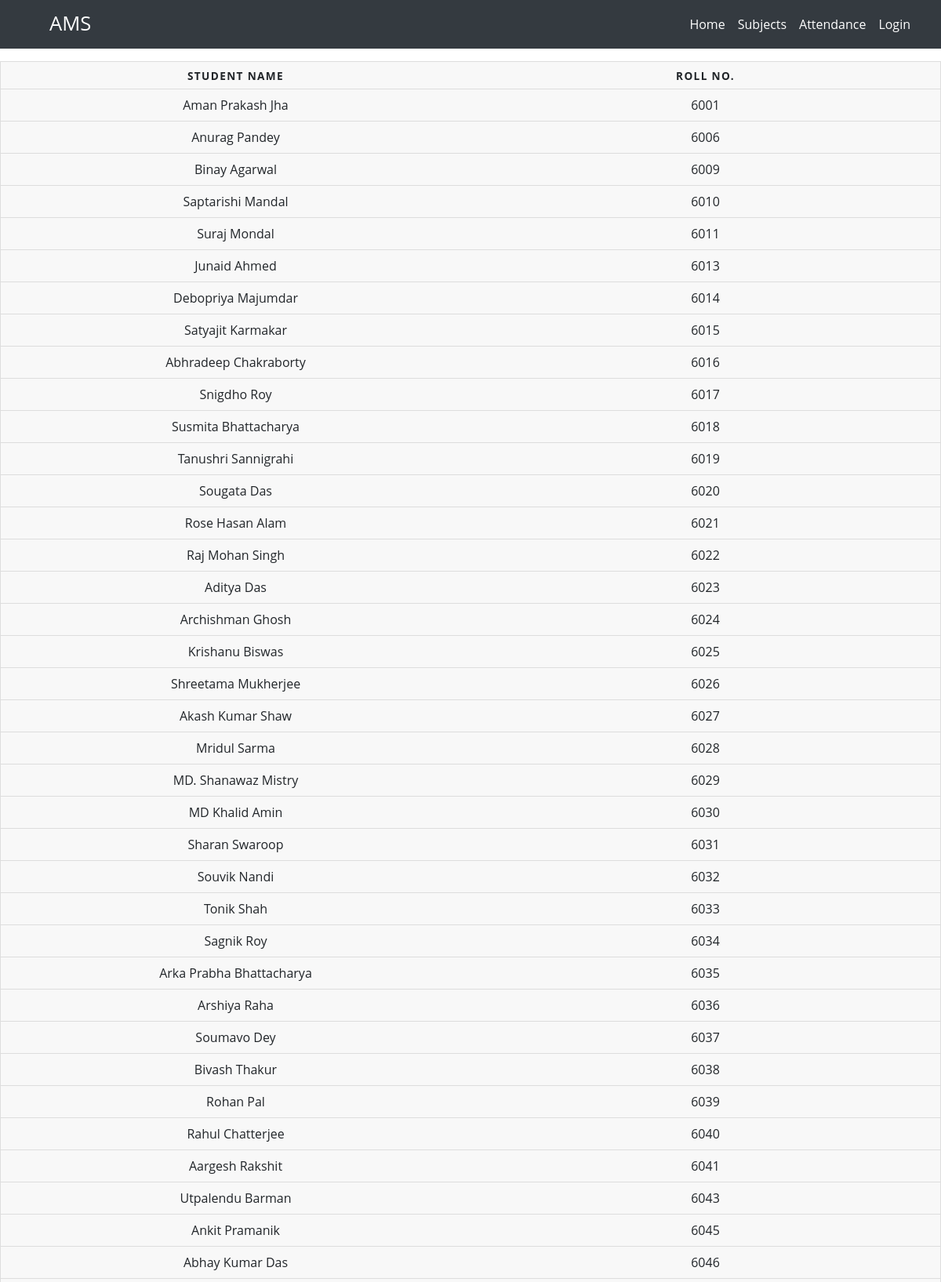
The page / (upper part) on the database its author committed.
### Home/models.py (models this page shows, shortened)
class student(models.Model):
    name=models.CharField(max_length=30)
    roll=models.IntegerField()
    class Meta:
        ordering = ['roll']

### Home/views.py (the view)
# urls.py: path('',views.index,name="index"),
def index(request):
    return render(request, 'home/index.html',{
        "students":student.objects.order_by('roll')
    })

### Home/templates/home/index.html (shortened to what this page needs)
{% extends 'home/base.html' %}
{% load static %}
{% block css %}
 <link rel="stylesheet" href="{% static 'css/styleindex.css'%}">
{% endblock %}
{% block content %}
    <table class="index my-3">
        <thead>
          <tr>
            <th scope="col">Student name</th>
            <th scope="col">Roll no.</th>
          </tr>
        </thead>
        <tbody>
            {% for student in students %}
          <tr>
            <td data-label="Student name">{{student.name}}</td>
            <td data-label="Roll no.">{{student.roll}}</td>
          </tr>
          {% endfor %}
        </tbody>
    </table>
{% endblock %}

### static/css/styleindex.css (style rules this page uses)
body { font-family: "Open Sans", sans-serif; line-height: 1.25; }
table.index { border: 1px solid #ccc; border-collapse: collapse; margin: 0; padding: 0; width: 100%; table-layout: fixed; }
table.index tr { background-color: #f8f8f8; border: 1px solid #ddd; padding: .35em; }
table.index th, table.index td { padding: .625em; text-align: center; }
table.index th { font-size: .85em; letter-spacing: .1em; text-transform: uppercase; }

### rows shown on the page
student: name "Aman Prakash Jha", roll "6001"
student: name "Anurag Pandey", roll "6006"
student: name "Binay Agarwal", roll "6009"
student: name "Saptarishi Mandal", roll "6010"
student: name "Suraj Mondal", roll "6011"
student: name "Junaid Ahmed", roll "6013"
student: name "Debopriya Majumdar", roll "6014"
student: name "Satyajit Karmakar", roll "6015"
student: name "Abhradeep Chakraborty", roll "6016"
student: name "Snigdho Roy", roll "6017"
student: name "Susmita Bhattacharya", roll "6018"
student: name "Tanushri Sannigrahi", roll "6019"
student: name "Sougata Das", roll "6020"
student: name "Rose Hasan Alam", roll "6021"
student: name "Raj Mohan Singh", roll "6022"
student: name "Aditya Das", roll "6023"
student: name "Archishman Ghosh", roll "6024"
student: name "Krishanu Biswas", roll "6025"
student: name "Shreetama Mukherjee", roll "6026"
student: name "Akash Kumar Shaw", roll "6027"
student: name "Mridul Sarma", roll "6028"
student: name "MD. Shanawaz Mistry", roll "6029"
student: name "MD Khalid Amin", roll "6030"
student: name "Sharan Swaroop", roll "6031"
student: name "Souvik Nandi", roll "6032"
student: name "Tonik Shah", roll "6033"
student: name "Sagnik Roy", roll "6034"
student: name "Arka Prabha Bhattacharya", roll "6035"
student: name "Arshiya Raha", roll "6036"
student: name "Soumavo Dey", roll "6037"
student: name "Bivash Thakur", roll "6038"
student: name "Rohan Pal", roll "6039"
student: name "Rahul Chatterjee", roll "6040"
student: name "Aargesh Rakshit", roll "6041"
student: name "Utpalendu Barman", roll "6043"
student: name "Ankit Pramanik", roll "6045"
student: name "Abhay Kumar Das", roll "6046"
